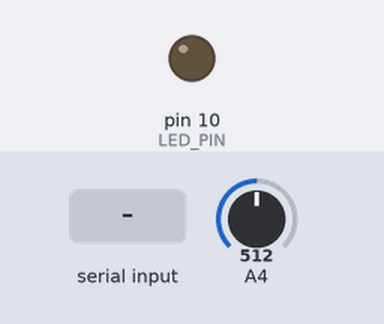
This sketch was run on a simulated Arduino Uno, built with avr-gcc and run on an emulated ATmega328P. On the bench: output pins drawn as LEDs (lit = HIGH). The inputs (shaded band) are chosen by the test bench; at power-on: A4 = 512. EEPROM starts erased.

Above: at 1.2 s.
1.3 s: A4 set to 511
At 2.5 s:
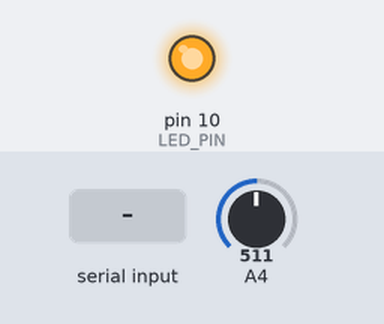
2.8 s: "90,45\n" received over Serial
At 4.0 s:
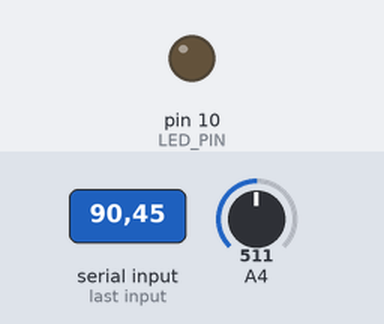
4.3 s: "200\n" received over Serial
At 5.2 s:
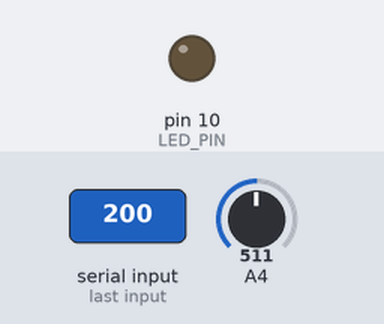
Timing chart, 0 to 7.3 s (numbered marks = the images above; inputs shaded):
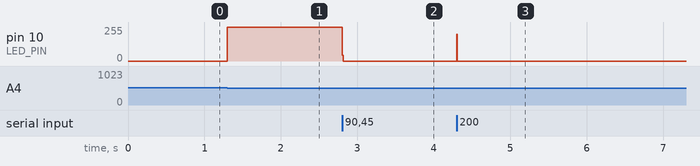

Measured:
- the behaviour switches between 512 and 511 on A4 (found by bisection; images 0 and 1)
- after the input at 1.3 s, pin 10 (LED_PIN): 0/255 → 255/255 at once
- after the input at 2.8 s, pin 10 (LED_PIN): 255/255 → 0/255 at once
- after the input at 4.3 s, pin 10 (LED_PIN): 0/255 → 200/255 at once, → 0/255 0.01 s later

The sketch:

eeprom_led_control.ino
```cpp
#include <EEPROM.h>

#define LED_PIN 10
#define POTENTIOMETER_PIN A2
#define EEPROM_ADDRESS_MAX_INTENSITY 350
#define MAX_BRIGHTNESS_DEFAULT 255

byte maxBrightness;

void setup() {
  Serial.begin(115200);
  Serial.setTimeout(10);
  pinMode(LED_PIN, OUTPUT);

  maxBrightness = EEPROM.read(EEPROM_ADDRESS_MAX_INTENSITY);
  if(maxBrightness == 0) {
    maxBrightness = MAX_BRIGHTNESS_DEFAULT;
  }

}

void loop() {
  if(Serial.available() > 0) {
    int data = Serial.parseInt();

    if(data >= 0 && data < 256) {
      EEPROM.write(EEPROM_ADDRESS_MAX_INTENSITY, data);
      maxBrightness = data;
    }
  }

  byte LED_BRIGHTNESS = analogRead(POTENTIOMETER_PIN / 4);
  if(LED_BRIGHTNESS > maxBrightness) {
    LED_BRIGHTNESS = maxBrightness;
  }
  analogWrite(LED_PIN, LED_BRIGHTNESS);

}
```
